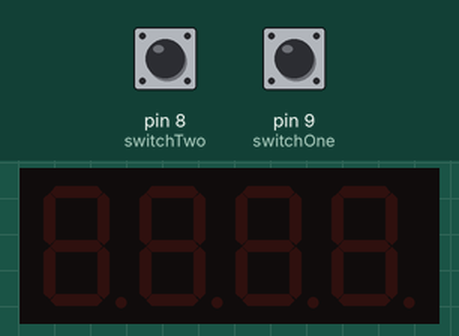
A sketch run on a simulated Arduino Uno, built with avr-gcc and run on an emulated ATmega328P. On the bench: 4-digit seven-segment display. The inputs (shaded band) are chosen by the test bench; at power-on: pin 8 (switchTwo) HIGH, pin 9 (switchOne) HIGH.

Above: at 1.2 s.
1.3 s: pin 8 (switchTwo) pulled LOW for 3.2 s
At 1.6 s:
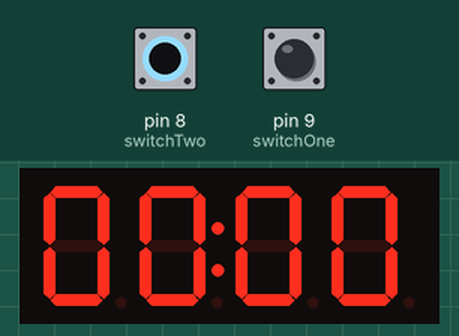
At 3.1 s:
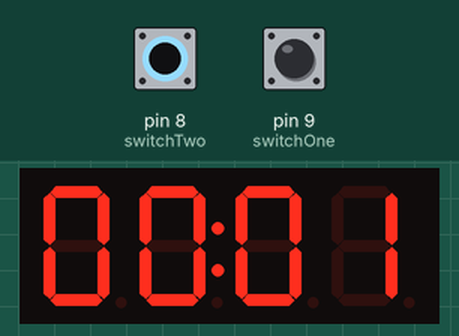
Timing chart, 0 to 4.6 s (numbered marks = the images above; inputs shaded):
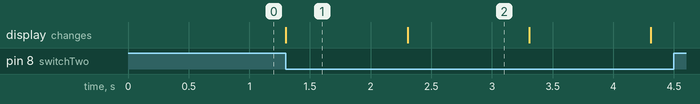

Measured:
- after the input at 1.3 s, the display: changes at once (image 1)
- what the display in image 1 shows lasts 1.0 s, from 1.3 s to 2.3 s

The sketch:

Timer.ino
```cpp
/* 7 segment + to 5V, - to GND, D to SDA, C to SCL, IO jump to +
 * switch 1 D9 to GND
 * switch 2 D8 to GND
 */

#include <Wire.h>
#include "Adafruit_LEDBackpack.h"
#include "Adafruit_GFX.h"

Adafruit_7segment matrix = Adafruit_7segment();
int switchOne = 9;
int switchTwo = 8;
int seconds = 0;
int minutes = 0;

void setup() {
  pinMode(switchOne, INPUT_PULLUP);
  pinMode(switchTwo, INPUT_PULLUP);
  matrix.begin(0x70);
}

void loop() {
  if ((digitalRead(switchOne) == LOW) || (digitalRead(switchTwo) == LOW)) {
    matrix.drawColon(true);
    matrix.writeDigitNum(4, seconds % 10);
    matrix.writeDigitNum(3, seconds / 10);
    matrix.writeDigitNum(1, minutes % 10);
    matrix.writeDigitNum(0, minutes / 10);
    matrix.writeDisplay();
    seconds++;
    if (seconds > 59) {
      seconds = 0;
      minutes++;
    }
    if (minutes > 99) {
      minutes = 0;
    }
    delay(1000);
  } else {
    matrix.clear();
    matrix.writeDisplay();
    seconds = 0;
    minutes = 0;
  }

}
```
